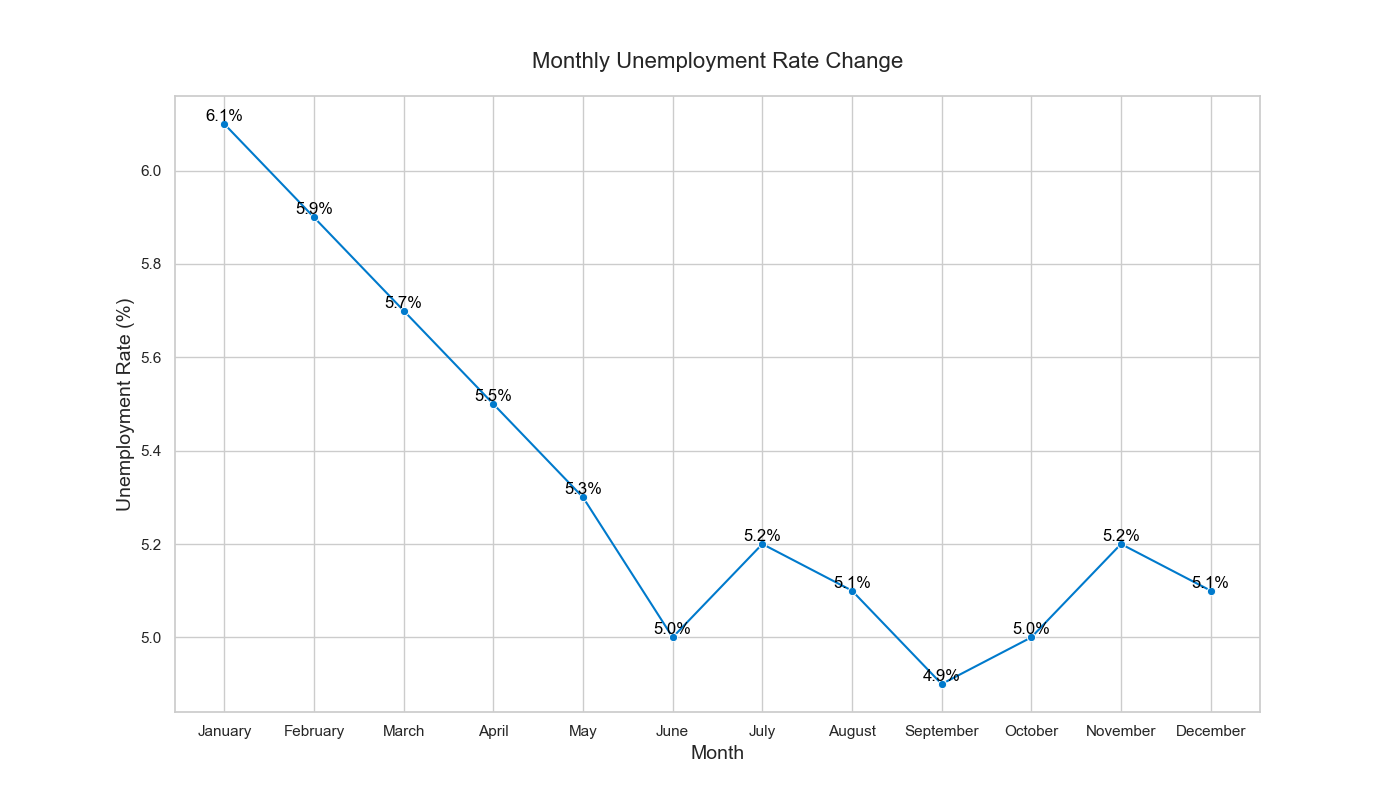

This chart was generated by the following Python code:

import seaborn as sns
import pandas as pd
import matplotlib.pyplot as plt

# Data
data = {
    'Month': ['January', 'February', 'March', 'April', 'May', 'June',
              'July', 'August', 'September', 'October', 'November', 'December'],
    'Unemployment_Rate': [6.1, 5.9, 5.7, 5.5, 5.3, 5.0, 5.2, 5.1, 4.9, 5.0, 5.2, 5.1]
}

# Create DataFrame
df = pd.DataFrame(data)

# Set the order of the months
df['Month'] = pd.Categorical(df['Month'], categories=[
    'January', 'February', 'March', 'April',
    'May', 'June', 'July', 'August', 'September',
    'October', 'November', 'December'], ordered=True)

# Plot the data
plt.figure(figsize=(14, 8))
ax = sns.lineplot(x='Month', y='Unemployment_Rate', data=df, 
                  marker='o', color='#007ACC')

# Annotations and labels
for x, y in zip(df['Month'], df['Unemployment_Rate']):
    ax.text(x, y, f'{y}%', color='black', ha='center', va='bottom')

# Customize appearance
ax.set_title('Monthly Unemployment Rate Change', fontsize=16, pad=20)
ax.set_xlabel('Month', fontsize=14)
ax.set_ylabel('Unemployment Rate (%)', fontsize=14)
sns.set_style('whitegrid')

plt.show()
